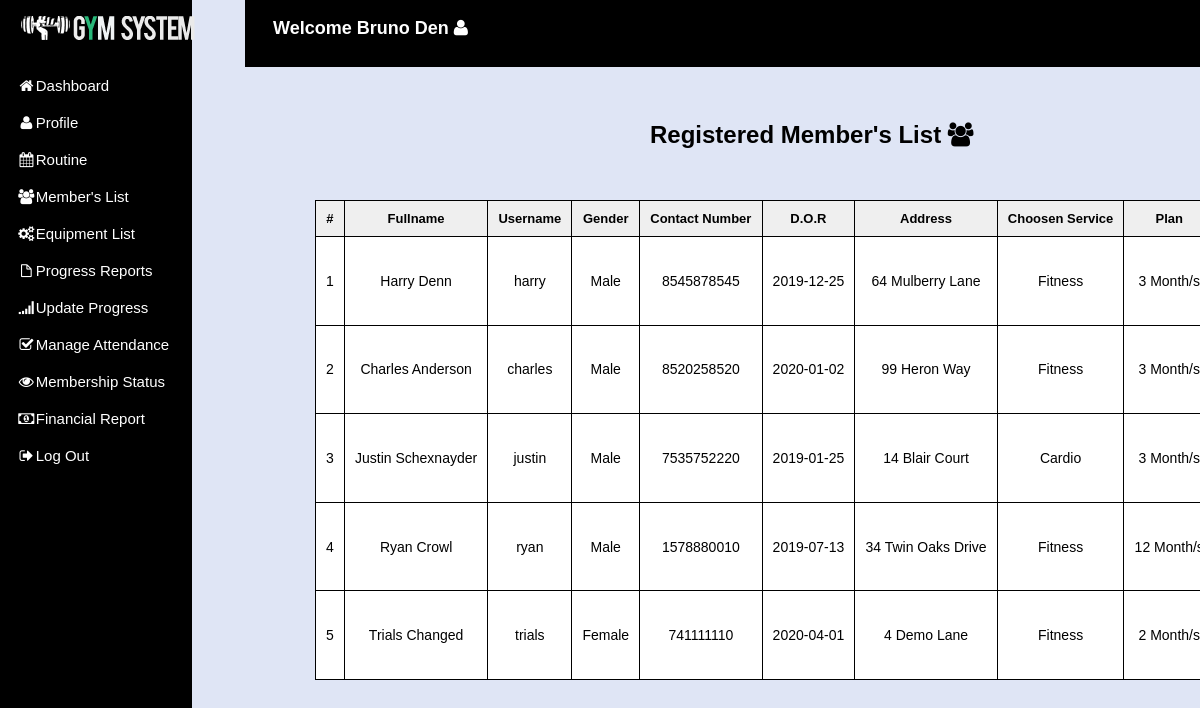
Screenshot of /crudapp/apurbo/staff-pages/members-list.php (signed in) with the database file from the repository.
### tables this page shows
CREATE TABLE `staffs` (
  `staff_id` int NOT NULL AUTO_INCREMENT,
  `username` varchar(50) NOT NULL,
  `password` varchar(50) NOT NULL,
  `email` varchar(50) NOT NULL,
  `fullname` varchar(50) NOT NULL,
  `address` varchar(20) NOT NULL,
  `designation` varchar(20) NOT NULL,
  `gender` varchar(10) NOT NULL,
  `contact` int(10) NOT NULL,
   PRIMARY KEY (staff_id)    
);

CREATE TABLE `subscription`(
  `sub_id` int NOT NULL,
  `admin_id` int(11) NOT NULL DEFAULT 1,
  `services` varchar(50) NOT NULL,
  `amount` int(100) NOT NULL,
  `paid_date` date NOT NULL,
  `p_year` int(11) NOT NULL,
  `plan` varchar(100) NOT NULL,
  `status` varchar(20) NOT NULL DEFAULT 'Active',
  PRIMARY KEY (sub_id),
  FOREIGN KEY (sub_id) REFERENCES members(member_id) ON DELETE CASCADE,
  FOREIGN KEY (admin_id) REFERENCES admin(admin_id)
);

CREATE TABLE `members` (
  `member_id` int NOT NULL AUTO_INCREMENT,
  `fullname` varchar(20) NOT NULL,
  `username` varchar(20) NOT NULL,
  `password` varchar(100) NOT NULL,
  `gender` varchar(20) NOT NULL,
  `dor` date NOT NULL,
  `address` varchar(20) NOT NULL,
  `contact` varchar(10) NOT NULL,
  `email` varchar(50) NOT NULL,
  PRIMARY KEY (member_id)
);

### crudapp/apurbo/staff-pages/members-list.php (the view, shortened to what this page needs)
<?php
include 'dbcon.php';
?>
<html>
<html>
<head>
    <html lang="en">
<head>
<link rel="stylesheet" href="css/profile-style.css?v=<?php echo time(); ?>">
<link rel="stylesheet" href="../css/matrix-style.css" />
 <link rel="stylesheet"  href= "https://cdnjs.cloudflare.com/ajax/libs/font-awesome/6.7.1/css/all.min.css"/>
<link href="../font-awesome/css/font-awesome.css" rel="stylesheet" />
<link rel="stylesheet" href="../css/jquery.gritter.css" />
    </head>
    <body>
        <?php $page="dashboard"; include 'includes/navbar.php'?>
    <h1 class="text" style="margin-left:650px; color:black; margin-top:40px;">Registered Member's List <i class="icon icon-group"></i></h1>
        <br><br><br>
   <div class=scrollable-table>
     <?php
      include "dbcon.php";
      $qry="select * from members join subscription on members.member_id = subscription.sub_id";
      $cnt=1;
        $result=mysqli_query($con,$qry);
          echo"
          <table class='table'>
              <thead>
                <tr>
                  <th>#</th>
                  <th>Fullname</th>
                  <th>Username</th>
                  <th>Gender</th>
                  <th>Contact Number</th>
                  <th>D.O.R</th>
                  <th>Address</th>
                  <th>Choosen Service</th>
                  <th>Plan</th>
                </tr>
              </thead>"
              ;
 while($row=mysqli_fetch_array($result)){
            echo"<tbody>
                <td><div class='text-center'>".$cnt."</div></td>
                <td><div class='text-center'>".$row['fullname']."</div></td>
                <td><div class='text-center'>".$row['username']."</div></td>
                <td><div class='text-center'>".$row['gender']."</div></td>
                <td><div class='text-center'>".$row['contact']."</div></td>
                <td><div class='text-center'>".$row['dor']."</div></td>
                <td><div class='text-center'>".$row['address']."</div></td>
               <td><div class='text-center'>".$row['services']."</div></td>
                <td><div class='text-center'>".$row['plan']." Month/s</div></td>
              </tbody>";
          $cnt++;  }
            ?>
        </div>
        </body>
    </html>

### crudapp/apurbo/staff-pages/includes/navbar.php (shortened to what this page needs)
<?php
$user_id = $_SESSION['user_id'];
?>
<div class="side-menu">
<div id="header">
  <h1>Perfect Gym</h1>
</div>
    <ul>
    <li><a href="index.php"><i class="icon icon-home"></i>Dashboard</a></li>
    <li><a href="profile.php"><i class="icon icon-user"></i>Profile</a></li>
    <li><a href="routine.php"><i class="icon icon-calendar"></i>Routine</a></li>
    <li><a href="members-list.php"><i class="icon icon-group"></i>Member's List</a></li>
    <li><a href="equipment-list.php"><i class="icon icon-cogs"></i>Equipment List</a></li>
    <li><a href="report.php"><i class="icon icon-file"></i> Progress Reports</a></li>
    <li><a href="member-progress.php"><i class="icon icon-signal"></i>Update Progress</a></li>
    <li><a href="attendance.php"><i class="icon icon-check"></i>Manage Attendance</a></li>
    <li><a href="membership.php"><i class="icon icon-eye-open"></i>Membership Status</a></li>
    <li><a href="finance.php"><i class="icon icon-money"></i>Financial Report</a></li>
    <li><a href="../logout.php"><i class="icon icon-signout"></i>Log Out</a></li>
    </ul>
    </div>
             <?php include "dbcon.php";
                     $qry="SELECT * FROM staffs WHERE staff_id = '$user_id'";
                    $result=mysqli_query($con,$qry);
            while($row=mysqli_fetch_array($result)){ ?>
<div class="main">
<header>
    <h2>Welcome <?php echo $row['fullname']; ?>&nbsp;<i class="icon icon-user"></i></h2>
</header>
</div>
<?php } ?>
    <li class="<?php if($page=='dashboard'){ echo 'active'; }?>"><a href="index.php"><i class="icon icon-home"></i> <span>Dashboard</span></a> </li>

### crudapp/apurbo/staff-pages/css/profile-style.css (style rules this page uses)
* { margin: 0; padding: 0; box-sizing: border-box; font-family: "Popins", sans-serif; }
body { min-height: 100vh; background: #dfe5f5; width: 100%; overflow: auto; }
li { list-style: none;. }
.side-menu { position: fixed; background: black; width: 16vw; min-height: 100vh; display: flex; flex-direction: column; user-select: none; }
.side-menu li a { font-size: 15px; padding: 10px 17px; color: white; display: flex; align-items: center; text-decoration: none; }
.main { margin-left: 245px; }
header { display: flex; justify-content: space-between; padding: 1.75rem; background-color: black; color: white; user-select: none; }
.scrollable-table { height: 60%; width: 75%; margin-left: 315px; overflow: scroll; }
table { text-align: center; position: relative; border-collapse: collapse; background-color: white; font-size: 14px; height: 100%; width: 100%; }
td, th { border: 1px solid black; padding: 10px; }
.table thead tr th { color: black; border-radius: 0; position: sticky; top: 0; padding: 10px; font-size: 13px; }
.text-center { text-align:center; color:black; }

### crudapp/apurbo/css/matrix-style.css (style rules this page uses)
* { outline: none !important; -moz-outline: none !important; }
html, body { height: 100%; }
body { overflow-x: hidden; margin-top: -10px; font-family: "Open Sans", sans-serif; font-size: 12px; color: #666; }
a { color: #666; }
#header { height: 77px; position: relative; width: 100%; z-index: -9; }
#header h1 { background: url("../img/icontest3.png") no-repeat scroll 0 0 transparent; height: 31px; left: 20px; line-height: 600px; overflow: hidden; position: relative; top: 26px; width: 191px; }
.widget-title, .modal-header, .table th, div.dataTables_wrapper .ui-widget-header { background: #efefef; border-bottom: 1px solid #cdcdcd; height: 36px; }
.table th { height: auto; font-size: 10px; padding: 5px 10px 2px; border-bottom: 0; text-align: center; color: #666666; }

### rows the page displays
staffs: fullname "Bruno Den"
subscription: sub_id.fullname "Harry Denn", sub_id.username "harry", sub_id.gender "Male", sub_id.contact "8545878545", sub_id.dor "2019-12-25", sub_id.address "64 Mulberry Lane", services "Fitness", plan "3"
subscription: sub_id.fullname "Charles Anderson", sub_id.username "charles", sub_id.gender "Male", sub_id.contact "8520258520", sub_id.dor "2020-01-02", sub_id.address "99 Heron Way", services "Fitness", plan "3"
subscription: sub_id.fullname "Justin Schexnayder", sub_id.username "justin", sub_id.gender "Male", sub_id.contact "7535752220", sub_id.dor "2019-01-25", sub_id.address "14 Blair Court", services "Cardio", plan "3"
subscription: sub_id.fullname "Ryan Crowl", sub_id.username "ryan", sub_id.gender "Male", sub_id.contact "1578880010", sub_id.dor "2019-07-13", sub_id.address "34 Twin Oaks Drive", services "Fitness", plan "12"
subscription: sub_id.fullname "Trials Changed", sub_id.username "trials", sub_id.gender "Female", sub_id.contact "741111110", sub_id.dor "2020-04-01", sub_id.address "4 Demo Lane", services "Fitness", plan "2"
